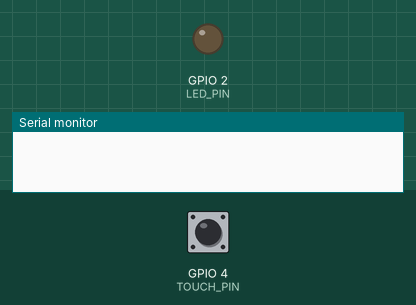
This sketch was run on a simulated ESP32. Shown: output pins drawn as LEDs (lit = HIGH), the last lines printed to the serial monitor. The test bench sets the inputs (shaded band); at power-on: GPIO 4 (TOUCH_PIN) HIGH.

Above: at 0.0 s.
At 1.1 s:
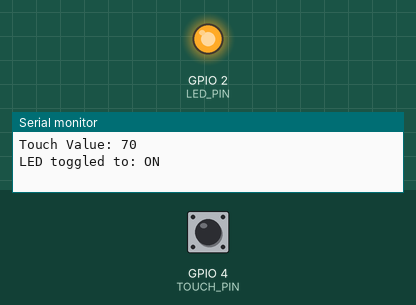
Timing chart, 0 to 2.6 s (numbered marks = the images above):
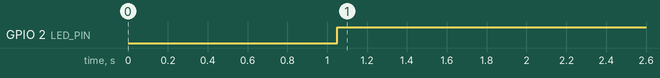

The sketch:

sketch_jul1a.ino
```cpp
// 定义触摸引脚 (T0对应GPIO4)
#define TOUCH_PIN 4
// 定义LED引脚 (ESP32 DevKit板载LED通常是GPIO2)
#define LED_PIN 2
// 中断模式设置：0为轮询模式，1为中断模式
#define EXT_ISR_MODE 0   // 使用轮询模式

// 阈值，需要通过串口监视器观察并调整
int threshold = 400;

// 触摸值
int touchValue;

// ---- 新增：状态变量 ----
bool ledState = false;        // 当前LED状态（初始熄灭）
bool lastTouchState = false;  // 上一次触摸是否有效（true=触摸中）

void setup() {
  Serial.begin(115200);
  delay(1000); // 等待串口稳定

  pinMode(LED_PIN, OUTPUT);
  digitalWrite(LED_PIN, LOW); // 初始熄灭
}

void loop() {
  // 读取当前触摸值
  touchValue = touchRead(TOUCH_PIN);
  Serial.print("Touch Value: ");
  Serial.println(touchValue);

  // 判断当前是否触摸（值小于阈值视为触摸）
  bool currentTouch = (touchValue < threshold);

  // ---- 边缘检测：检测到“从未触摸到触摸”的上升沿 ----
  if (currentTouch && !lastTouchState) {
    // 这是一个有效的按下瞬间

    // ---- 软件防抖：短暂延迟后再次确认 ----
    delay(50);  // 跳过抖动期
    // 重新读取触摸值进行确认（可选，但这里为了简单，直接认为有效）
    // 当然也可以再次读取并判断，但简单起见，直接翻转并更新状态

    // 翻转LED状态
    ledState = !ledState;
    digitalWrite(LED_PIN, ledState ? HIGH : LOW);

    // 更新上次状态为当前触摸状态（此时为true）
    lastTouchState = true;

    // 打印当前LED状态
    Serial.print("LED toggled to: ");
    Serial.println(ledState ? "ON" : "OFF");
  }
  else {
    // 如果没有发生边沿变化，更新上次触摸状态
    // 注意：只有在非抖动区间才更新，但此处我们仅在确认后更新
    // 如果当前状态与上次不同（即松开），也要更新lastTouchState，以便下一次检测
    if (!currentTouch && lastTouchState) {
      // 松开触摸，更新状态，但不要翻转LED
      lastTouchState = false;
    }
  }

  delay(100); // 适当的轮询间隔，避免串口刷屏
}
```

Measured:
- by itself, GPIO 2 (LED_PIN): LOW → HIGH at 1.1 s
